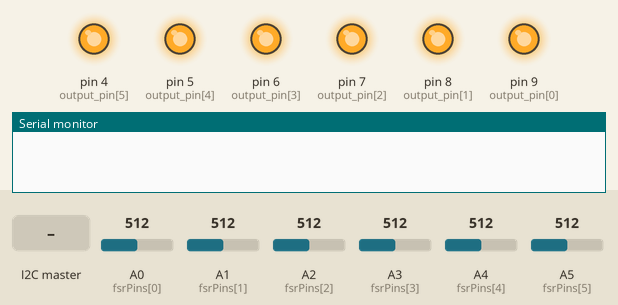
Recording of a sketch running on a simulated Arduino Uno, built with avr-gcc and run on an emulated ATmega328P. Parts: output pins drawn as LEDs (lit = HIGH), the last lines printed to the serial monitor. Inputs (shaded band) come from the test bench; at power-on: A0 (fsrPins[0]) = 512, A1 (fsrPins[1]) = 512, A2 (fsrPins[2]) = 512, A3 (fsrPins[3]) = 512, A4 (fsrPins[4]) = 512, A5 (fsrPins[5]) = 512. Random numbers use the default seed unless the sketch sets one.

Above: at 1.2 s.
1.3 s: the I2C master sends the byte 1
At 4.2 s:
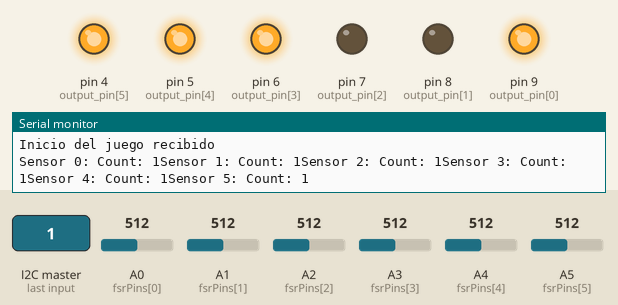
4.3 s: A0 (fsrPins[0]) set to 214
At 6.9 s:
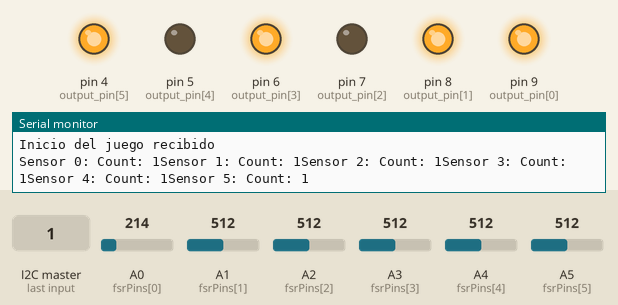
7.3 s: A0 (fsrPins[0]) set to 189
At 9.5 s:
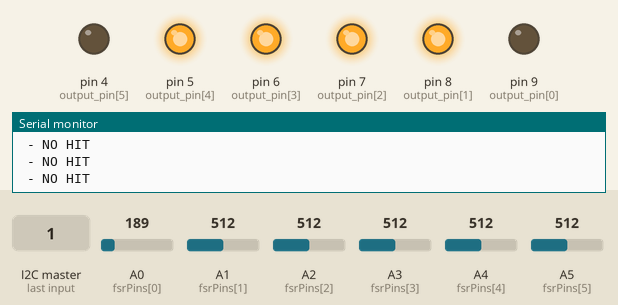
12.9 s: A1 (fsrPins[1]) set to 212
15.4 s: A1 (fsrPins[1]) set to 190
Timing chart, 0 to 28.0 s (numbered marks = the images above; inputs shaded):
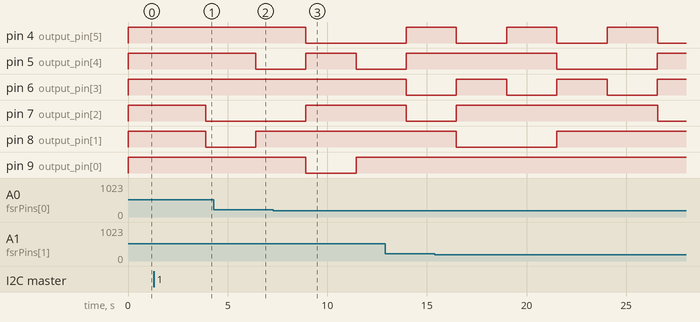

The sketch:

pistonIzquierdo.ino
```cpp
#include <Wire.h>

#define MOD_ADDR          0x01       // Dirección I2C para el esclavo izquierdo
#define RELAY_NUM         6
#define TIME_ON_DELAY     2000       // Tiempo que los pistones permanecen activos
#define TIME_OFF_DELAY    500        // Tiempo de espera antes de activar los siguientes pistones
#define GAME_DURATION     30000      // 30 segundos
#define FORCE_THRESHOLD   200        // Umbral para detectar fuerza (ajusta según sea necesario)

// Variables globales
uint8_t output_pin[RELAY_NUM] = {9, 8, 7, 6, 5, 4}; // Pines conectados a pistones
volatile int leftScore = 0;
bool game_active = false;
bool forceRegistered = false;         // Bandera para detectar golpe del sensor
unsigned long lastChangeTime = 0;
unsigned long game_end_time = 0;
unsigned long interval = TIME_ON_DELAY + TIME_OFF_DELAY;

const int numSensors = 6;        // Número de sensores
const int fsrPins[numSensors] = {A0, A1, A2, A3, A4, A5}; // Pines de los sensores

int fsrReadings[numSensors];    // Array para almacenar las lecturas de los sensores
int counters[numSensors] = {0}; // Array para contar las detecciones de golpes
bool hitDetected[numSensors] = {false}; // Array para rastrear si se ha detectado un golpe

void setup() {
  Wire.begin(MOD_ADDR);          // Inicializa el dispositivo como esclavo I2C con dirección 0x01
  Wire.onRequest(requestEvent);  // Función llamada cuando el maestro solicita datos
  Wire.onReceive(receiveEvent);  // Función llamada cuando el maestro envía datos

  // Apaga todos los pistones (polaridad invertida)
  for (int i = 0; i < RELAY_NUM; i++) {
    pinMode(output_pin[i], OUTPUT);
    digitalWrite(output_pin[i], HIGH);
  }

  Serial.begin(9600);
  randomSeed(analogRead(0));     // Inicializa el generador de números aleatorios
}

void loop() {
  if (game_active) {
    unsigned long currentTime = millis();

    if (currentTime - lastChangeTime >= interval) {
      lastChangeTime = currentTime;
      activateRandomRelays();

      // Valida si el juego sigue activo
      if (currentTime >= game_end_time) {
        stopAllRelays();
        game_active = false;
      }
    }

    // Procesar las lecturas de los sensores
    for (int i = 0; i < numSensors; i++) {
      fsrReadings[i] = analogRead(fsrPins[i]); // Leer el valor del sensor

      if (fsrReadings[i] > FORCE_THRESHOLD) {
        if (!hitDetected[i]) { // Si no se ha detectado un golpe previamente en este sensor
          counters[i]++;
          Serial.print("Sensor ");
          Serial.print(i);
          Serial.print(": Count: ");
          Serial.print(counters[i]);
          hitDetected[i] = true; // Marca que se ha detectado un golpe en este sensor
          leftScore = counters[i]; // Actualiza el puntaje
        }
      } else {
        if (hitDetected[i]) { // Si el golpe ha sido detectado y ahora no se detecta
          hitDetected[i] = false; // Resetea el estado del golpe
          Serial.println(" - NO HIT");
        } else {
          Serial.println(" - NO HIT");
        }
      }
    }
    delay(100); // Espera un poco antes de la próxima lectura
  }
}

void activateRandomRelays() {
  stopAllRelays();

  // Activa dos pistones aleatorios
  int relay1 = random(0, RELAY_NUM);
  int relay2;

  do {
    relay2 = random(0, RELAY_NUM);
  } while (relay2 == relay1);

  digitalWrite(output_pin[relay1], LOW);
  digitalWrite(output_pin[relay2], LOW);
}

void stopAllRelays() {
  for (int i = 0; i < RELAY_NUM; i++) {
    digitalWrite(output_pin[i], HIGH);
  }
}

void requestEvent() {
  Wire.write(leftScore & 0xFF);         // Enviar el puntaje bajo 8 bits
  Wire.write((leftScore >> 8) & 0xFF);  // Enviar el puntaje alto 8 bits
}

void receiveEvent(int howMany) {
  if (Wire.available() > 0) {
    byte command = Wire.read();

    if (command == 0x01) { // Comando para iniciar la activación aleatoria de pistones
      game_end_time = millis() + GAME_DURATION;
      game_active = true; // Inicia el juego
      lastChangeTime = millis(); // Reinicia el temporizador de activación de pistones
      Serial.println("Inicio del juego recibido");
    } else if (command == 0xFF) { // Comando para detener todos los pistones
      stopAllRelays();
      game_active = false; // Detiene el juego
    }
  }
}
```

Measured:
- the behaviour switches between 201 and 200 on A0 (fsrPins[0]) (found by bisection; images 2 and 3)
- after the input at 1.3 s, pin 7 (output_pin[2]), pin 8 (output_pin[1]): HIGH → LOW after 2.6 s
- by itself, pin 4 (output_pin[5]), pin 6 (output_pin[3]): alternates HIGH for 2.5 s and LOW for 2.5 s
